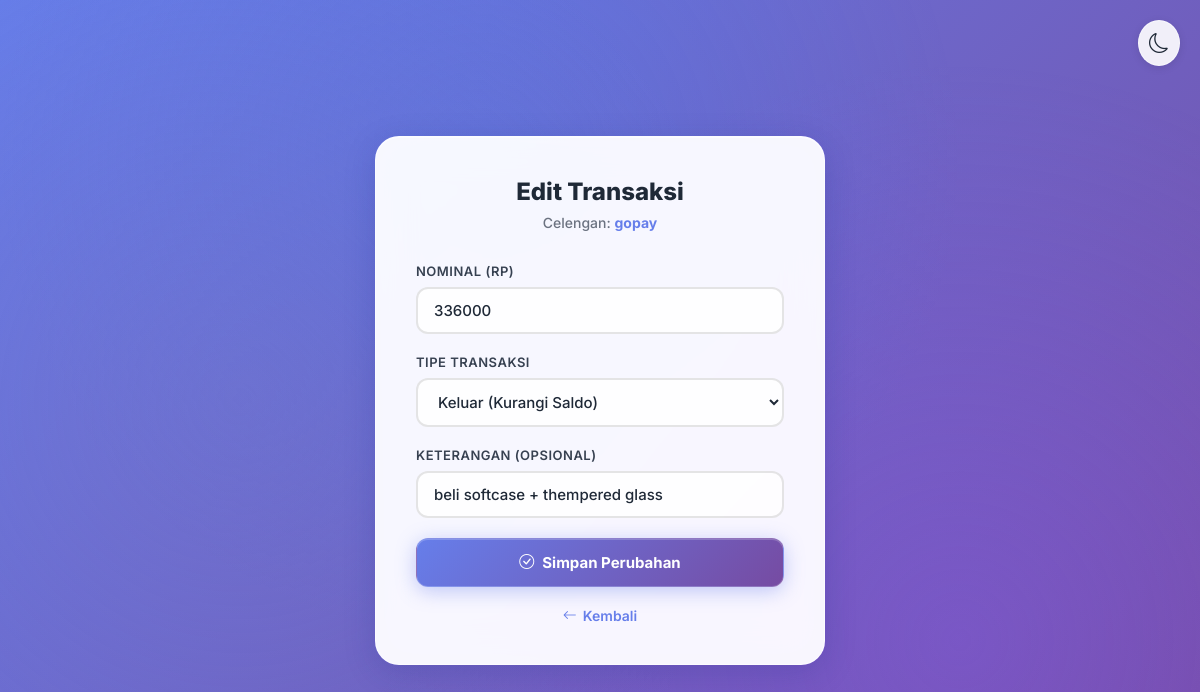
/transaksi/edit-transaksi.php?id=527&celengan_id=29 (signed in), run on the app's committed database.
### tables this page shows
CREATE TABLE `transaksi` (
  `id` int(11) NOT NULL,
  `celengan_id` int(11) NOT NULL,
  `nominal` int(11) NOT NULL,
  `tipe` enum('masuk','keluar') NOT NULL,
  `keterangan` varchar(255) DEFAULT NULL,
  `tanggal` date DEFAULT curdate()
);

CREATE TABLE `celengan` (
  `id` int(11) NOT NULL,
  `user_id` int(11) NOT NULL,
  `nama_celengan` varchar(150) NOT NULL,
  `target` int(11) DEFAULT 0,
  `pengisian` enum('harian','mingguan','bulanan') NOT NULL DEFAULT 'harian',
  `total` int(11) DEFAULT 0,
  `created_at` timestamp NOT NULL DEFAULT current_timestamp(),
  `is_pinned` tinyint(1) NOT NULL DEFAULT 0
);

### web/transaksi/edit-transaksi.php (the view, shortened to what this page needs)
<?php
require '../config/db.php';
$id = $_GET['id'];
$stmt = $pdo->prepare("SELECT t.*, c.nama_celengan, c.id as celengan_id
    FROM transaksi t JOIN celengan c ON t.celengan_id = c.id
    WHERE t.id = ?");
$stmt->execute([$id]);
$data = $stmt->fetch(PDO::FETCH_ASSOC);
?>
<!DOCTYPE html>
<html lang="id">
<head>
    <link rel="stylesheet" href="https://cdn.jsdelivr.net/npm/bootstrap-icons@1.11.3/font/bootstrap-icons.min.css">
</head>
<body>
    <div id="darkToggle" class="theme-toggle" title="Ganti Tema">
        <i id="themeIcon" class="bi bi-moon"></i>
    </div>
    <div class="form-container">
        <div class="header">
            <h2>Edit Transaksi</h2>
            <p>Celengan: <strong><?= htmlspecialchars($data['nama_celengan']); ?></strong></p>
        </div>
        <form action="api/api-edit-transaksi.php" method="POST">
            <div class="form-group">
                <label for="nominal">Nominal (Rp)</label>
                <input
                    type="number"
                    id="nominal"
                    name="nominal"
                    value="<?= htmlspecialchars($data['nominal']); ?>"
                    placeholder="Contoh: 50000"
                    min="1"
                    step="1"
                    required
                >
            </div>
            <div class="form-group">
                <label for="tipe">Tipe Transaksi</label>
                <select name="tipe" id="tipe" required>
                    <option value="keluar" <?= $data['tipe'] == 'keluar' ? 'selected' : ''; ?>>Keluar (Kurangi Saldo)</option>
                </select>
            </div>
            <div class="form-group">
                <label for="keterangan">Keterangan (Opsional)</label>
                <input
                    type="text"
                    id="keterangan"
                    name="keterangan"
                    value="<?= htmlspecialchars($data['keterangan']); ?>"
                    placeholder="Contoh: Uang jajan"
                    autocomplete="off"
                >
            </div>
            <button type="submit">
                <i class="bi bi-check-circle"></i>
                <span>Simpan Perubahan</span>
            </button>
        </form>
        <a href="../dashboard/detail-celengan.php?id=<?= $data['celengan_id']; ?>" class="back-link">
            <i class="bi bi-arrow-left"></i>
            <span>Kembali</span>
        </a>
    </div>
</body>
</html>

### web/transaksi/edit-transaksi.php (style rules this page uses)
:root { --primary-color: #667eea; --primary-hover: #5568d3; }
* { margin: 0; padding: 0; box-sizing: border-box; }
body { font-family: 'Inter', sans-serif; background: linear-gradient(135deg, #667eea 0%, #764ba2 100%); min-height: 100vh; display: flex; justify-content: center; align-items: center; padding: 20px; position: relative; }
body::before { content: ''; position: fixed; top: 0; left: 0; width: 100%; height: 100%; background: radial-gradient(circle at 20% 50%, rgba(120, 119, 198, 0.3), transparent 50%), radial-gradient(circle at 80% 80%, rgba(138, 92, 246, 0.3), transparent 50%), radial-gradient(circle at 40% 20%, rgba(59, 130, 246, 0.2), transparent 50%); pointer-events: none; z-index: 0; }
.form-container { width: 100%; max-width: 450px; background: rgba(255, 255, 255, 0.95); backdrop-filter: blur(20px) saturate(180%); -webkit-backdrop-filter: blur(20px) saturate(180%); padding: 40px; border-radius: 24px; box-shadow: 0 8px 32px 0 rgba(31, 38, 135, 0.2), inset 0 1px 0 0 rgba(255, 255, 255, 0.5); border: 1px solid rgba(255, 255, 255, 0.6); position: relative; z-index: 1; }
.header { text-align: center; margin-bottom: 32px; }
.header h2 { font-size: 24px; font-weight: 800; color: #1F2937; margin-bottom: 8px; }
.header p { font-size: 14px; color: #6B7280; font-weight: 500; }
.header p strong { color: var(--primary-color); font-weight: 700; }
.form-group { margin-bottom: 20px; }
label { display: block; font-size: 13px; font-weight: 600; color: #374151; margin-bottom: 8px; text-transform: uppercase; letter-spacing: 0.5px; }
input[type="number"], input[type="text"], select { width: 100%; padding: 12px 16px; border: 2px solid rgba(0, 0, 0, 0.1); border-radius: 12px; font-size: 15px; font-family: 'Inter', sans-serif; background: rgba(255, 255, 255, 0.8); color: #1F2937; transition: all 0.3s cubic-bezier(0.4, 0, 0.2, 1); font-weight: 500; }
select { cursor: pointer; }
input::placeholder { color: #9CA3AF; }
select option { background: #ffffff; color: #1F2937; padding: 10px; font-weight: 500; }
button { width: 100%; padding: 14px; background: linear-gradient(135deg, #667eea 0%, #764ba2 100%); color: white; border: none; border-radius: 12px; font-size: 15px; font-weight: 700; cursor: pointer; transition: all 0.3s cubic-bezier(0.4, 0, 0.2, 1); box-shadow: 0 4px 20px rgba(102, 126, 234, 0.4), inset 0 1px 0 rgba(255, 255, 255, 0.2); border: 1px solid rgba(255, 255, 255, 0.2); font-family: 'Inter', sans-serif; margin-top: 8px; display: flex; align-items: center; justify-content: center; gap: 8px; }
.back-link { display: flex; align-items: center; justify-content: center; gap: 6px; margin-top: 20px; color: #667eea; text-decoration: none; font-size: 14px; font-weight: 600; transition: all 0.2s; }
.theme-toggle { position: absolute; top: 20px; right: 20px; cursor: pointer; font-size: 20px; padding: 10px; border-radius: 50%; transition: all 0.3s cubic-bezier(0.4, 0, 0.2, 1); color: #1F2937; display: flex; align-items: center; justify-content: center; background: rgba(255, 255, 255, 0.9); backdrop-filter: blur(10px); border: 1px solid rgba(255, 255, 255, 0.5); box-shadow: 0 2px 8px rgba(0, 0, 0, 0.1); z-index: 10; }

### data on the page
transaksi: celengan.nama_celengan "gopay", nominal "336000", tipe "Keluar (Kurangi Saldo)", keterangan "beli softcase + thempered glass"
